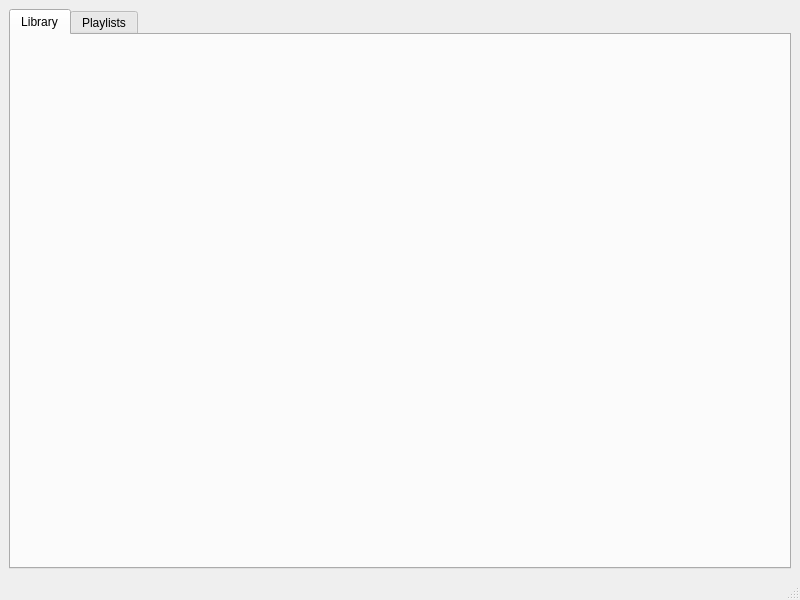
<?xml version="1.0" encoding="UTF-8"?>
<ui version="4.0">
 <class>MainWindow</class>
 <widget class="QMainWindow" name="MainWindow">
  <property name="geometry">
   <rect>
    <x>0</x>
    <y>0</y>
    <width>800</width>
    <height>600</height>
   </rect>
  </property>
  <property name="windowTitle">
   <string>MainWindow</string>
  </property>
  <widget class="QWidget" name="centralwidget">
   <layout class="QGridLayout" name="gridLayout">
    <item row="0" column="0">
     <widget class="QTabWidget" name="tabWidget">
      <property name="currentIndex">
       <number>0</number>
      </property>
      <widget class="QWidget" name="tabLibrary">
       <attribute name="title">
        <string>Library</string>
       </attribute>
       <layout class="QGridLayout" name="gridLayout_2"/>
      </widget>
      <widget class="QWidget" name="tabPlaylists">
       <attribute name="title">
        <string>Playlists</string>
       </attribute>
       <layout class="QGridLayout" name="gridLayout_3"/>
      </widget>
     </widget>
    </item>
   </layout>
  </widget>
  <widget class="QMenuBar" name="menubar">
   <property name="geometry">
    <rect>
     <x>0</x>
     <y>0</y>
     <width>800</width>
     <height>20</height>
    </rect>
   </property>
  </widget>
  <widget class="QStatusBar" name="statusbar"/>
 </widget>
 <resources/>
 <connections/>
</ui>
